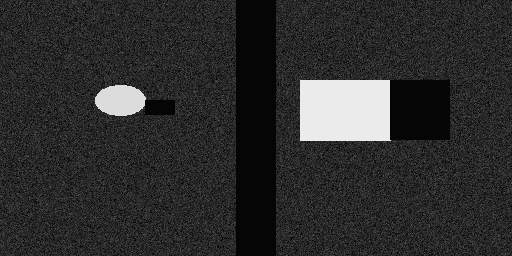
#> input picture backend/media/sonar_files/SX-SRV-20260924-003/sonar_test_image.png, 512 x 256 px
$ python -i classical_detector.py   (imports and definitions only)
#> lines starting #> are read from the running program, lines starting #| are printed output that depends on the picture; after the words box and inside, x2 and y2 are one past the last pixel; in counts of white or black regions, pixels touching at a corner belong together
#> further down, picture is the input picture: shape (256, 512, 3); min 0, max 235, mean 45.6
"""
SONAR-X Classical CV Detection Fallback

Used when no trained YOLO model is available.
This is EXPLICITLY labelled as CLASSICAL CV — NOT a trained AI model.

Approach:
- Adaptive thresholding
- Connected components
- Contour detection
- Local contrast analysis
- Shadow-aware heuristics
- Nadir exclusion
"""

import numpy as np
import cv2
from typing import List, Tuple, Dict, Any, Optional
import logging

logger = logging.getLogger('sonarx.detection.classical')


class ClassicalDetector:
    """
    Classical CV candidate detection for side-scan sonar images.

    IMPORTANT: This is NOT a trained AI model. It uses classical image
    processing heuristics. Results should be treated as high-recall
    candidates for downstream fingerprint analysis and evidence fusion.

    Clearly labelled as: CLASSICAL CV FALLBACK
    """

    INFERENCE_MODE = 'CLASSICAL_CV'

    def __init__(
        self,
        min_area: int = 50,
        max_area: int = 80000,
        min_aspect_ratio: float = 0.1,
        max_aspect_ratio: float = 20.0,
        intensity_threshold_percentile: float = 85.0,
        nadir_start: Optional[int] = None,
        nadir_end: Optional[int] = None,
    ):
        self.min_area = min_area
        self.max_area = max_area
        self.min_aspect_ratio = min_aspect_ratio
        self.max_aspect_ratio = max_aspect_ratio
        self.intensity_threshold_percentile = intensity_threshold_percentile
        self.nadir_start = nadir_start
        self.nadir_end = nadir_end

    def detect(self, image: np.ndarray) -> List[Dict[str, Any]]:
        """
        Detect candidate anomalies in a preprocessed sonar image.

        Parameters
        ----------
        image : np.ndarray
            Preprocessed grayscale sonar image.

        Returns
        -------
        list of dicts with keys: bbox, score, method
        """
        if len(image.shape) == 3:
            gray = cv2.cvtColor(image, cv2.COLOR_BGR2GRAY)
        else:
            gray = image.copy().astype(np.uint8)

        candidates = []

        # Method 1: Adaptive thresholding
        candidates.extend(self._adaptive_threshold_detect(gray))

        # Method 2: Local contrast detection
        candidates.extend(self._local_contrast_detect(gray))

        # Merge overlapping detections
        candidates = self._nms(candidates)

        # Filter by nadir
        candidates = self._filter_nadir(candidates, gray.shape[1])

        # Filter by geometry
        candidates = self._filter_geometry(candidates)

        return candidates

    def _adaptive_threshold_detect(self, gray: np.ndarray) -> List[Dict]:
        """Use adaptive thresholding to find high-backscatter regions."""
        # Global intensity threshold at high percentile
        threshold = np.percentile(gray[gray > 5], self.intensity_threshold_percentile)
#> threshold = 59

        binary = np.zeros_like(gray, dtype=np.uint8)
        binary[gray > threshold] = 255

        # Morphological cleaning
        kernel = cv2.getStructuringElement(cv2.MORPH_RECT, (3, 3))
        binary = cv2.morphologyEx(binary, cv2.MORPH_OPEN, kernel)
        binary = cv2.morphologyEx(binary, cv2.MORPH_CLOSE, kernel)

        # Find contours
        contours, _ = cv2.findContours(binary, cv2.RETR_EXTERNAL, cv2.CHAIN_APPROX_SIMPLE)

        results = []
        for cnt in contours:
            area = cv2.contourArea(cnt)
            if self.min_area <= area <= self.max_area:
                x, y, w, h = cv2.boundingRect(cnt)
                score = min(100.0, float(area) / self.max_area * 80 + 20)
                results.append({
                    'bbox': (x, y, w, h),
                    'score': round(score, 1),
                    'method': 'adaptive_threshold',
                    'contour_area': area,
                })
        return results

    def _local_contrast_detect(self, gray: np.ndarray) -> List[Dict]:
        """Detect high-contrast regions using local variance."""
        # Compute local variance in a window
        kernel_size = 15
        gray_f = gray.astype(float)

        # Local mean and variance using box filter
        local_mean = cv2.boxFilter(gray_f, -1, (kernel_size, kernel_size))
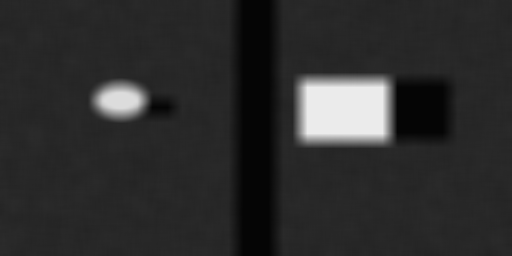
#> local_mean: shape (256, 512) float64; min 5, max 235, mean 45.6
        local_sq_mean = cv2.boxFilter(gray_f ** 2, -1, (kernel_size, kernel_size))
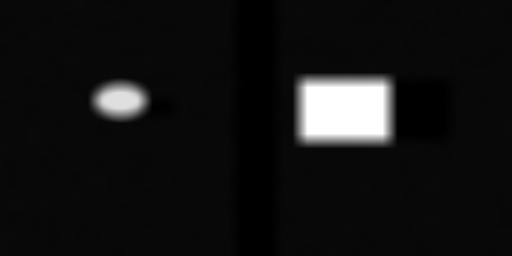
#> local_sq_mean: shape (256, 512) float64; min 25, max 55225, mean 4272; drawn with min black and max white
        local_var = np.maximum(local_sq_mean - local_mean ** 2, 0)
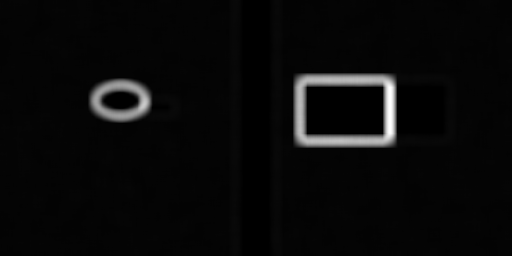
#> local_var: shape (256, 512) float64; min 0, max 13166.2, mean 511.8; drawn with min black and max white

        # Threshold high-variance regions
        var_threshold = np.percentile(local_var[local_var > 0], 90)
#> var_threshold = 345.3
        high_var = (local_var > var_threshold).astype(np.uint8) * 255
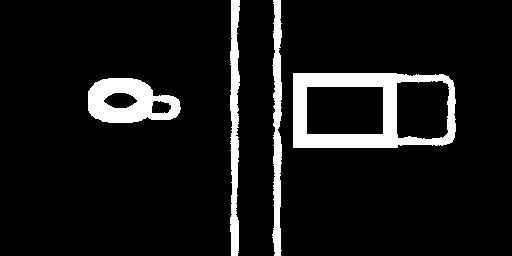
#> high_var: shape (256, 512); 9% white; 4 white regions, box (x1, y1, x2, y2) and area: (293, 73, 456, 148) 5453, (88, 78, 181, 123) 2666, (230, 0, 240, 256) 1884, (272, 0, 282, 256) 1836

        kernel = cv2.getStructuringElement(cv2.MORPH_RECT, (5, 5))
        high_var = cv2.morphologyEx(high_var, cv2.MORPH_CLOSE, kernel)
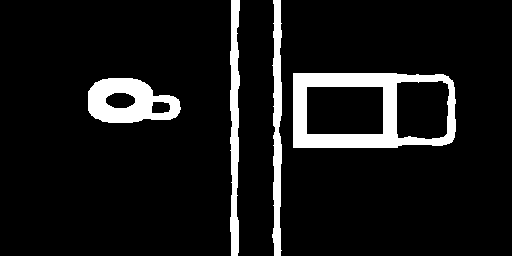
#> high_var: shape (256, 512); 9.2% white; 4 white regions

        contours, _ = cv2.findContours(high_var, cv2.RETR_EXTERNAL, cv2.CHAIN_APPROX_SIMPLE)
#> contours = 4 contours; box (x1, y1, x2, y2) and area: (293, 73, 456, 148) 11628, (88, 78, 181, 123) 3110, (230, 0, 240, 256) 1674, (272, 0, 282, 256) 1642

        results = []
        for cnt in contours:
            area = cv2.contourArea(cnt)
            if self.min_area <= area <= self.max_area:
                x, y, w, h = cv2.boundingRect(cnt)
                results.append({
                    'bbox': (x, y, w, h),
                    'score': 45.0,
                    'method': 'local_contrast',
                    'contour_area': area,
                })
#> this loop made 4 passes
#> (area, x, y, w, h) on passes 1 to 4: (3110, 88, 78, 93, 45), (11628.5, 293, 73, 163, 75), (1642.5, 272, 0, 10, 256), (1674, 230, 0, 10, 256)
#> after the loop, results = 4 items
        return results

    def _nms(self, candidates: List[Dict], iou_threshold: float = 0.5) -> List[Dict]:
        """Non-maximum suppression to remove duplicate detections."""
#> called with iou_threshold = 0.5
        if not candidates:
            return []

        boxes = np.array([c['bbox'] for c in candidates], dtype=float)
#> boxes = [[95, 85, 51, 31], [300, 80, 90, 61], [88, 78, 93, 45], [293, 73, 163, 75], [272, 0, 10, 256], [230, 0, 10, 256]]
        scores = np.array([c['score'] for c in candidates])
#> scores = [21.2, 25.3, 45, 45, 45, 45]

        x1 = boxes[:, 0]
#> x1 = [95, 300, 88, 293, 272, 230]
        y1 = boxes[:, 1]
#> y1 = [85, 80, 78, 73, 0, 0]
        x2 = boxes[:, 0] + boxes[:, 2]
#> x2 = [146, 390, 181, 456, 282, 240]
        y2 = boxes[:, 1] + boxes[:, 3]
#> y2 = [116, 141, 123, 148, 256, 256]
        areas = boxes[:, 2] * boxes[:, 3]
#> areas = [1581, 5490, 4185, 12225, 2560, 2560]

        order = scores.argsort()[::-1]
#> order = [5, 4, 3, 2, 1, 0]
        keep = []

        while order.size > 0:
            i = order[0]
            keep.append(i)

            xx1 = np.maximum(x1[i], x1[order[1:]])
            yy1 = np.maximum(y1[i], y1[order[1:]])
            xx2 = np.minimum(x2[i], x2[order[1:]])
            yy2 = np.minimum(y2[i], y2[order[1:]])

            w = np.maximum(0, xx2 - xx1)
            h = np.maximum(0, yy2 - yy1)
            inter = w * h
            iou = inter / (areas[i] + areas[order[1:]] - inter + 1e-6)

            inds = np.where(iou <= iou_threshold)[0]
            order = order[inds + 1]
#> this loop made 6 passes
#> (i, xx1, yy1, xx2, yy2, w, h, inter) on passes 3 to 5: (3, [293, 300, 293], [78, 80, 85], [181, 390, 146], [123, 141, 116], [0, 90, 0], [45, 61, 31], [0, 5490, 0]), (2, [300, 95], [80, 85], [181, 146], [123, 116], [0, 51], [43, 31], [0, 1581]), (1, [300], [85], [146], [116], [0], [31], [0])
#> (i, xx1, yy1, xx2, yy2, h, iou, inds) on passes 1 to 2: (5, [272, 293, 230, 300, 230], [0, 73, 78, 80, 85], [240, 240, 181, 240, 146], [256, 148, 123, 141, 116], [256, 75, 45, 61, 31], [0, 0, 0, 0, 0], [0, 1, 2, 3, 4]), (4, [293, 272, 300, 272], [73, 78, 80, 85], [282, 181, 282, 146], [148, 123, 141, 116], [75, 45, 61, 31], [0, 0, 0, 0], [0, 1, 2, 3])
#> after the loop, keep = [5, 4, 3, 2, 1, 0]; order = empty array
#> in detect, `candidates = self._nms(candidates)`: candidates = 6 items

        return [candidates[i] for i in keep]

    def _filter_nadir(self, candidates: List[Dict], image_width: int) -> List[Dict]:
        """Remove candidates that overlap significantly with the nadir region."""
        if self.nadir_start is None or self.nadir_end is None:
            return candidates

        filtered = []
        for c in candidates:
            x, y, w, h = c['bbox']
            cx = x + w / 2
            # Reject if centre is inside nadir
            if self.nadir_start <= cx <= self.nadir_end:
                continue
            # Reject if mostly inside nadir
            overlap_start = max(x, self.nadir_start)
            overlap_end = min(x + w, self.nadir_end)
            if overlap_end > overlap_start:
                overlap_ratio = (overlap_end - overlap_start) / max(w, 1)
                if overlap_ratio > 0.5:
                    continue
            filtered.append(c)
        return filtered

    def _filter_geometry(self, candidates: List[Dict]) -> List[Dict]:
        """Filter by aspect ratio and size."""
        filtered = []
        for c in candidates:
            x, y, w, h = c['bbox']
            if w <= 0 or h <= 0:
                continue
            aspect = w / h
            if not (self.min_aspect_ratio <= aspect <= self.max_aspect_ratio):
                continue
            filtered.append(c)
#> this loop made 6 passes
#> (x, y, w, h, aspect) on passes 1 to 6: (230, 0, 10, 256, 0.0391), (272, 0, 10, 256, 0.0391), (293, 73, 163, 75, 2.17), (88, 78, 93, 45, 2.07), (300, 80, 90, 61, 1.48), (95, 85, 51, 31, 1.65)
#> after the loop, filtered = 4 items
        return filtered

>>> import cv2
>>> picture = cv2.imread('../../backend/media/sonar_files/SX-SRV-20260924-003/sonar_test_image.png')
>>> result = ClassicalDetector().detect(picture)
#> result = 4 items
